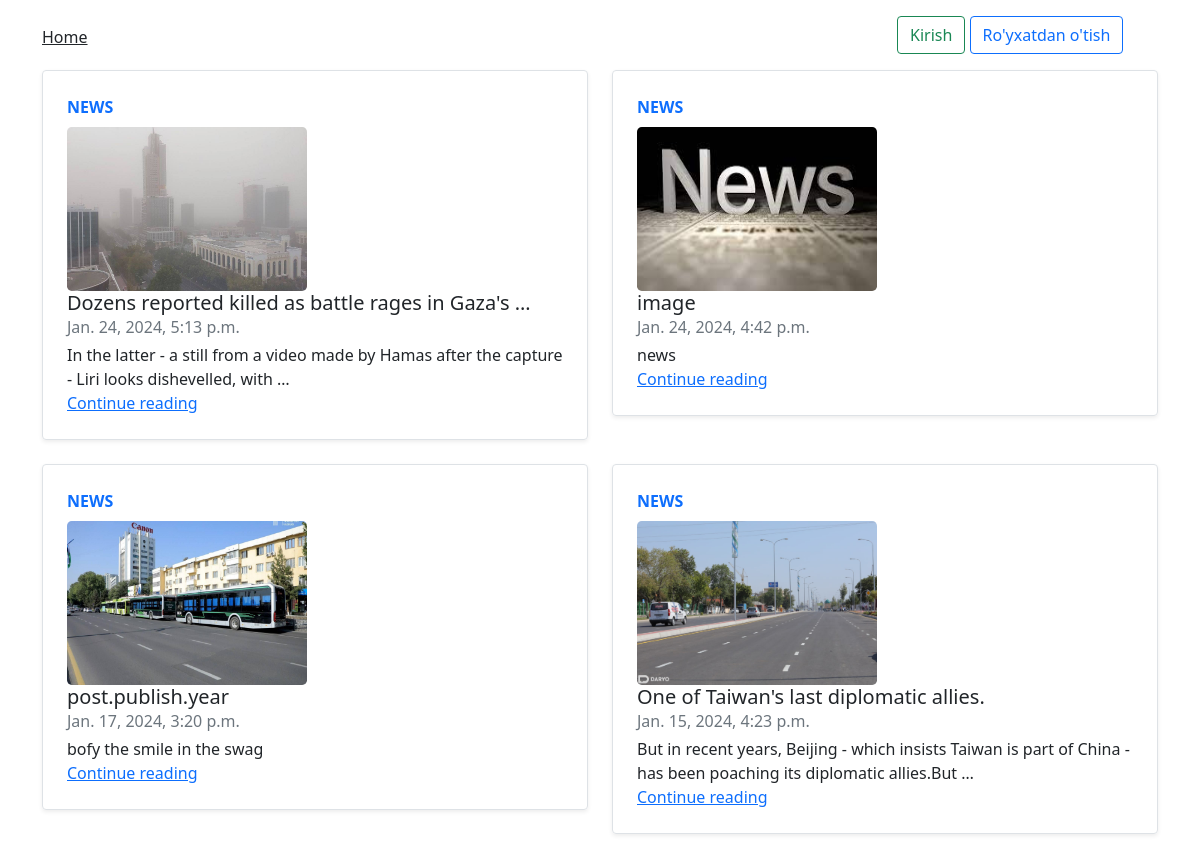
Screenshot of /blog/ with the database file from the repository.
### blog/models.py (models this page shows, shortened)
class Post(models.Model):
    class Status(models.TextChoices):
        DRAFT = 'DF', 'Draft'
        PUBLISHED = 'PB', 'Published'
    title = models.CharField(max_length=250)
    slug = models.SlugField(max_length=250, unique_for_date="publish")
    img = models.ImageField(upload_to='images/', blank=True)
    author = models.ForeignKey(User,
                               on_delete=models.CASCADE,
                               related_name='blog_posts')
    body = models.TextField()
    likes = models.ManyToManyField(User, through='like', related_name='liked_post', blank=True)
    comments = models.ManyToManyField(User, through='Comment', related_name='commented_post', blank=True)
    publish = models.DateTimeField(default=timezone.now)
    created = models.DateTimeField(auto_now_add=True)
    updated = models.DateTimeField(auto_now=True)
    status = models.CharField(max_length=2,
                              choices=Status.choices,
                              default=Status.DRAFT)
    class Meta:
        ordering = ['-publish']
        indexes = [
            models.Index(fields=['-publish']),
        ]
    def get_absolute_url(self):
        return reverse("blog:post_detail", args=[
            self.publish.year,
            self.publish.month,
            self.publish.day,
            self.slug
        ])

### blog/views.py (the view)
# urls.py: path('blog/', views.PostListView.as_view(), name='post_list'),
class PostListView(ListView):
    queryset = Post.objects.all()
    context_object_name = 'posts'
    paginate_by = 4
    template_name = 'blog/post/list.html'

### templates/blog/post/list.html (shortened to what this page needs)
{% extends "blog/base.html" %}
{% block content %}
<div class="row mb-2">
   {% for post in posts %}
   <div class="col-md-6">
     <div class="row g-0 border rounded overflow-hidden flex-md-row mb-4 shadow-sm h-md-250 position-relative">
       <div class="col p-4 d-flex flex-column position-static">
         <strong class="d-inline-block mb-2 text-primary">NEWS</strong>
         {% if post.img %}
         <div>
            <img src="{{ post.img.url }}" class="rounded-3" width="240" height="164" alt="{{ post.title }}">
         </div>
         {% endif %}
         <h5 class="mb-0">{{ post.title|truncatewords:8 }}</h3>
         <div class="mb-1 text-muted">{{ post.publish }}</div>
         <p class="card-text mb-auto">
            {{ post.body|truncatewords:20 }}
         </p>
         <a href="{{ post.get_absolute_url }}" class="stretched-link">Continue reading</a>
       </div>
     </div>
   </div>
   {% endfor %}
  </div>
{% endblock %}

### templates/blog/base.html (shortened to what this page needs)
{% load static %}
<!DOCTYPE html>
<html>
<head>
  <link rel="stylesheet" href="https://cdn.jsdelivr.net/npm/bootstrap-icons@1.11.3/font/bootstrap-icons.min.css">
  <link href="https://cdn.jsdelivr.net/npm/bootstrap@5.0.2/dist/css/bootstrap.min.css" rel="stylesheet"
>
</head>
<body>
    <div class="container">
      <header class="blog-header py-3">
        <div class="row flex-nowrap justify-content-between align-items-center">
          <div class="col-4 pt-1">
            <a class="text-dark" href="/">Home</a>
          </div>
          {% if not request.user.is_authenticated %}
          <div class="col-md-3">
            <a href="{% url 'blog:my_login' %}" type="button" class="btn btn-outline-success">Kirish</a>
            <a href="{% url 'blog:signup' %}" type="button" class="btn btn-outline-primary me-2">Ro'yxatdan o'tish</a>
          </div>
          {% endif %}
        </div>
      </header>
    </div>
    <main class="container">
      {% block content %}
      {% endblock %}
    </main>
    </body>
</html>

### rows the page displays
Post: img (picture), title "Dozens reported killed as battle rages in Gaza's …", publish "Jan. 24, 2024, 5:13 p.m.", body "In the latter - a still from a video made by Hamas after the capture - Liri looks dishevelled, with …"
Post: img (picture), title "image", publish "Jan. 24, 2024, 4:42 p.m.", body "news"
Post: img (picture), title "post.publish.year", publish "Jan. 17, 2024, 3:20 p.m.", body "bofy the smile in the swag"
Post: img (picture), title "One of Taiwan's last diplomatic allies.", publish "Jan. 15, 2024, 4:23 p.m.", body "But in recent years, Beijing - which insists Taiwan is part of China - has been poaching its diplomatic allies.But …"
